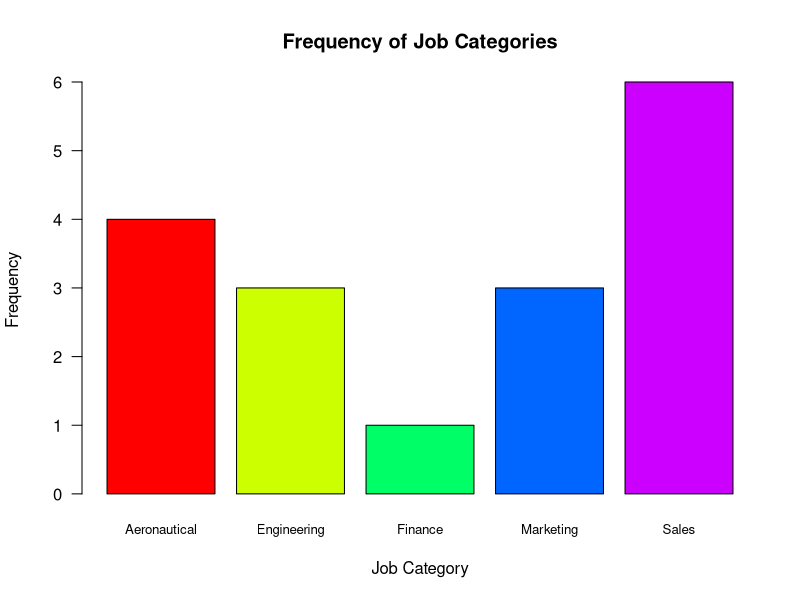

Write R code to recreate this figure.
job_categories <- c("Sales","Sales","Sales","Sales", "Marketing", "Engineering", "Sales", "Engineering", "Marketing", "Sales", "Finance", "Marketing", "Engineering","Aeronautical","Aeronautical","Aeronautical","Aeronautical")
category_counts <- table(job_categories)
barplot(category_counts,
        main = "Frequency of Job Categories", 
        xlab = "Job Category",             
        ylab = "Frequency",                
        col = rainbow(length(category_counts)),
        border = "black",                   
        las = 1,                            
        cex.names = 0.8                   
)


